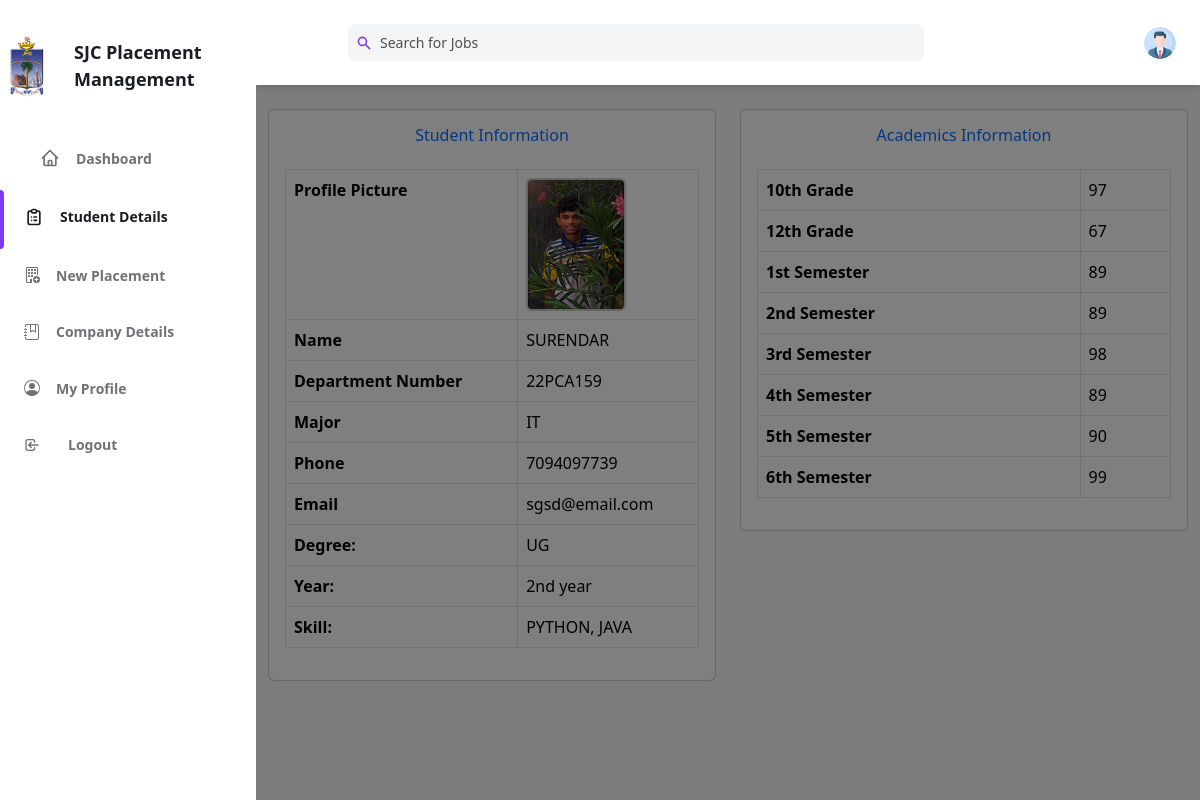
Page /admin/studentview.php?id=22 (signed in) on the earlier database version.
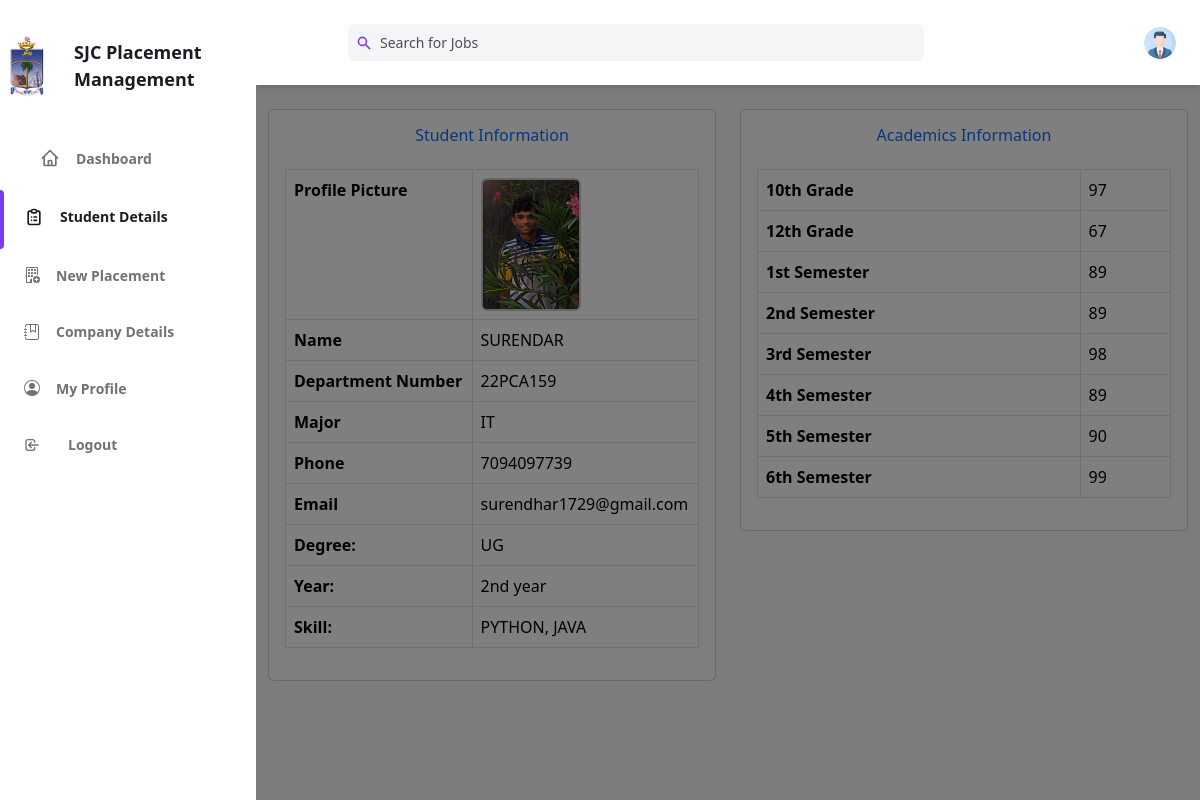
Same page on the later database version.
### tables this page shows
CREATE TABLE `studentdetail` (
  `id` int(100) NOT NULL,
  `name` varchar(100) NOT NULL,
  `dno` varchar(100) NOT NULL,
  `major` varchar(100) NOT NULL,
  `phone` varchar(100) NOT NULL,
  `email` varchar(100) NOT NULL,
  `degree` varchar(100) NOT NULL,
  `year` varchar(100) NOT NULL,
  `skill` varchar(200) NOT NULL,
  `10th` varchar(100) NOT NULL,
  `12th` varchar(100) NOT NULL,
  `1st` varchar(100) NOT NULL,
  `2nd` varchar(100) NOT NULL,
  `3rd` varchar(100) NOT NULL,
  `4th` varchar(100) NOT NULL,
  `5th` varchar(100) NOT NULL,
  `6th` varchar(100) NOT NULL,
  `resume` varchar(200) NOT NULL,
  `profile_photo` varchar(200) NOT NULL
);

### admin/studentview.php (the view, shortened to what the changed rows need)
<?php
include("./database/db.php");
?>
<!DOCTYPE html>
<html :class="{ 'theme-dark': dark }" x-data="data()" lang="en">
<head>
    <link href="https://cdn.jsdelivr.net/npm/bootstrap@5.3.1/dist/css/bootstrap.min.css" rel="stylesheet">
    <link rel="stylesheet" href="../assets/css/tailwind.output.css" />
    <link rel="stylesheet" href="https://cdnjs.cloudflare.com/ajax/libs/Chart.js/2.9.3/Chart.min.css" />
</head>
<body>
    <div class="flex h-screen bg-gray-50 dark:bg-gray-900" :class="{ 'overflow-hidden': isSideMenuOpen}">
        <div class="flex flex-col flex-1 w-full">
            <?php
            $stud_id = $_GET['id'];
            $stud = mysqli_query($con, "SELECT * FROM `studentdetail` WHERE id = $stud_id");
            $s = mysqli_fetch_array($stud);
            ?>
            <main class="h-full overflow-y-auto">
                <div class="container custom-container px-9 mx-auto my-4">
                    <div class="row">
                        <div class="col-md-6">
                            <div class="card">
                                <div class="card-body">
                                    <h2 class="card-title text-primary mb-4 text-center">Student Information</h2>
                                    <div class="table-responsive">
                                        <table class="table table-bordered table-lg mx-auto">
                                            <tbody>
                                                <tr>
                                                    <th>Profile Picture</th>
                                                    <td colspan="2" class="text-center align-middle">
                                                        <?php
                                                        $profile_photo = $s['profile_photo'];
                                                        echo "<img src='../user/$profile_photo' alt='Profile Photo' class='rounded' style='max-width: 100px; border: 2px solid #ccc;' />";
                                                        ?>
                                                    </td>
                                                </tr>
                                                <tr>
                                                    <th>Name</th>
                                                    <td><?php echo $s['name']; ?></td>
                                                </tr>
                                                <tr>
                                                    <th>Department Number</th>
                                                    <td><?php echo $s['dno']; ?></td>
                                                </tr>
                                                <tr>
                                                    <th>Major</th>
                                                    <td><?php echo $s['major']; ?></td>
                                                </tr>
                                                <tr>
                                                    <th>Phone</th>
                                                    <td><?php echo $s['phone']; ?></td>
                                                </tr>
                                                <tr>
                                                    <th>Email</th>
                                                    <td><?php echo $s['email']; ?></td>
                                                </tr>
                                                <tr>
                                                    <td><strong>Degree:</strong></td>
                                                    <td><?php echo $s['degree']; ?></td>
                                                </tr>
                                                <tr>
                                                    <td><strong>Year:</strong></td>
                                                    <td><?php echo $s['year']; ?></td>
                                                </tr>
                                                <tr>
                                                    <td><strong>Skill:</strong></td>
                                                    <td><?php echo $s['skill']; ?></td>
                                                </tr>
                                            </tbody>
                                        </table>
                                    </div>
                                </div>
                            </div>
                        </div>
                        <div class="col-md-6">
                            <div class="card">
                                <div class="card-body">
                                    <div class="table-responsive">
                                        <h2 class="card-title text-primary mb-4 text-center">Academics Information</h2>
                                        <table class="table table-bordered table-lg mx-auto">
                                            <tbody>
                                                <tr>
                                                    <td><strong>10th Grade</strong></td>
                                                    <td><?php echo $s['10th']; ?></td>
                                                </tr>
                                                <tr>
                                                    <td><strong>12th Grade</strong></td>
                                                    <td><?php echo $s['12th']; ?></td>
                                                </tr>
                                                <tr>
                                                    <td><strong>1st Semester</strong></td>
                                                    <td><?php echo $s['1st']; ?></td>
                                                </tr>
                                                <tr>
                                                    <td><strong>2nd Semester</strong></td>
                                                    <td><?php echo $s['2nd']; ?></td>
                                                </tr>
                                                <tr>
                                                    <td><strong>3rd Semester</strong></td>
                                                    <td><?php echo $s['3rd']; ?></td>
                                                </tr>
                                                <tr>
                                                    <td><strong>4th Semester</strong></td>
                                                    <td><?php echo $s['4th']; ?></td>
                                                </tr>
                                                <tr>
                                                    <td><strong>5th Semester</strong></td>
                                                    <td><?php echo $s['5th']; ?></td>
                                                </tr>
                                                <tr>
                                                    <td><strong>6th Semester</strong></td>
                                                    <td><?php echo $s['6th']; ?></td>
                                                </tr>
                                            </tbody>
                                        </table>
                                    </div>
                                </div>
                            </div>
                        </div>
                    </div>
                </div>
            </main>

Differences in the rows shown:
changed studentdetail "SURENDAR": email "sgsd@email.com" → "surendhar1729@gmail.com"
